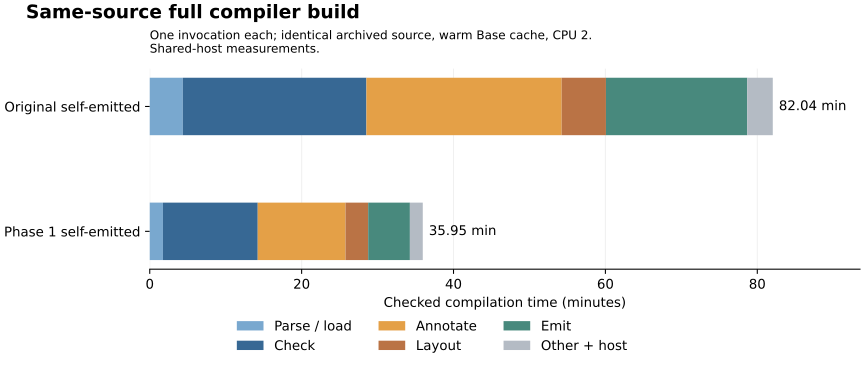

Generate this figure with Python:
import os
os.environ['MPLCONFIGDIR']='/tmp/bend-phase1-matplotlib'
import json,pathlib,matplotlib
matplotlib.use('Agg')
import matplotlib.pyplot as plt
out=pathlib.Path(__file__).resolve().parent;e=out.parent/'evidence'
a=json.loads((e/'control-full.json').read_text())['samples'][0];b=json.loads((e/'candidate-full.json').read_text())['samples'][0]
groups=[('Parse / load',['f_parse','f_load_graph_seed']),('Check',['check_from_exact_prefix']),('Annotate',['annotate_selected']),('Layout',['j_layout_error']),('Emit',['j_library_selected'])]
colors=['#79a8cf','#376894','#e4a047','#ba7345','#48897d','#b4bbc4']
plt.rcParams.update({'font.size':10,'svg.fonttype':'none','font.family':'DejaVu Sans'})
fig,ax=plt.subplots(figsize=(9,3.8),layout='constrained')
for index,(row,label) in enumerate([(a,'Original self-emitted'),(b,'Phase 1 self-emitted')]):
 used=0;left=0
 for j,(name,keys) in enumerate(groups):
  ms=sum(row['phases'].get(k,0) for k in keys);used+=ms;minutes=ms/60000
  ax.barh(index,minutes,left=left,color=colors[j],label=name if index==0 else None,height=.46);left+=minutes
 ms=row['compileMs']-used;assert ms>=-1
 ax.barh(index,max(0,ms)/60000,left=left,color=colors[-1],label='Other + host' if index==0 else None,height=.46)
 ax.text(row['compileMs']/60000+.8,index,f"{row['compileMs']/60000:.2f} min",va='center')
ax.set_yticks([0,1],['Original self-emitted','Phase 1 self-emitted']);ax.invert_yaxis();ax.set_xlabel('Checked compilation time (minutes)');ax.set_xlim(0,max(a['compileMs'],b['compileMs'])/60000*1.14)
ax.set_title('One invocation each; identical archived source, warm Base cache, CPU 2.\nShared-host measurements.',loc='left',fontsize=9,pad=12);ax.spines[['top','right','left']].set_visible(False);ax.grid(axis='x',alpha=.18);ax.set_axisbelow(True)
fig.legend(loc='outside lower center',ncol=3,frameon=False)
fig.suptitle('Same-source full compiler build',fontsize=14,weight='bold',x=.03,ha='left')
fig.savefig(out/'full-build.svg',metadata={'Date':None,'Description':'Phase 1 same-source compiler timing. Single observations, not confidence intervals.'})
print(out/'full-build.svg')
